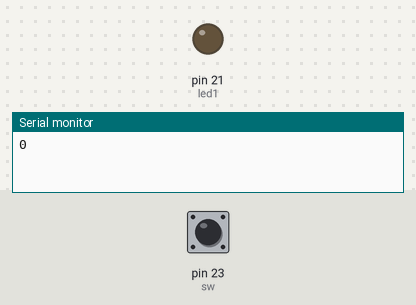
A sketch run on a simulated Arduino Mega 2560, built with avr-gcc and run on an emulated ATmega2560. Parts: output pins drawn as LEDs (lit = HIGH), the last lines printed to the serial monitor. Dashed ring = blinking. The inputs (shaded band) are chosen by the test bench; at power-on: pin 23 (sw) HIGH.

Above: at 1.2 s.
1.3 s: pin 23 (sw) pulsed LOW 5 times (0.12 s each, 0.3 s apart)
At 2.09 s:
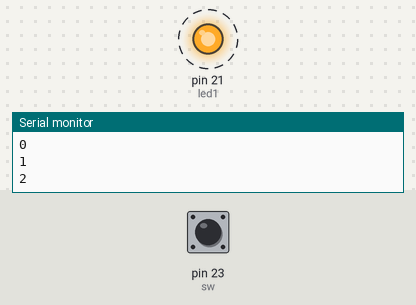
4.3 s: pin 23 (sw) pulled LOW for 3.2 s
At 9.3 s:
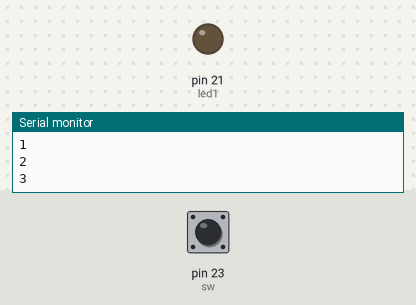
Timing chart, 0 to 10.8 s (numbered marks = the images above; inputs shaded):
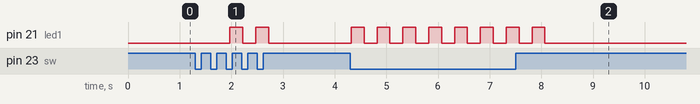

Measured:
- after the input at 1.3 s, pin 21 (led1): alternates HIGH for 0.25 s and LOW for 0.25 s, 4 changes in all, then stays LOW, starting after 0.67 s
- after the input at 4.3 s, pin 21 (led1): alternates HIGH for 0.25 s and LOW for 0.25 s, 16 changes in all, then stays LOW, starting at once

The sketch:

lab2_2.ino
```cpp
#define sw 23
#define led1 21
int cnt = 0;
int chkPrime(int x){
    if(x==0 || x == 1) return 0;
    for(int i=2;i*i<=x;i++){
        if(x%i==0)
            return 0;
    }
    return 1;
}
void setup()
{
    Serial.begin(115200);
    pinMode(sw, INPUT_PULLUP);
    pinMode(led1,OUTPUT);
    Serial.println(cnt);
}
void loop(){
    while(digitalRead(sw))
        delay(200);
        cnt++;
        Serial.println(cnt);
    while(!digitalRead(sw))
    if(chkPrime(cnt)){
        digitalWrite(led1,1);
        delay(250);
        digitalWrite(led1,0);
        delay(250);
        digitalWrite(led1,1);
        delay(250);
        digitalWrite(led1,0);
        delay(250);
    }
    delay(150);
}
```
